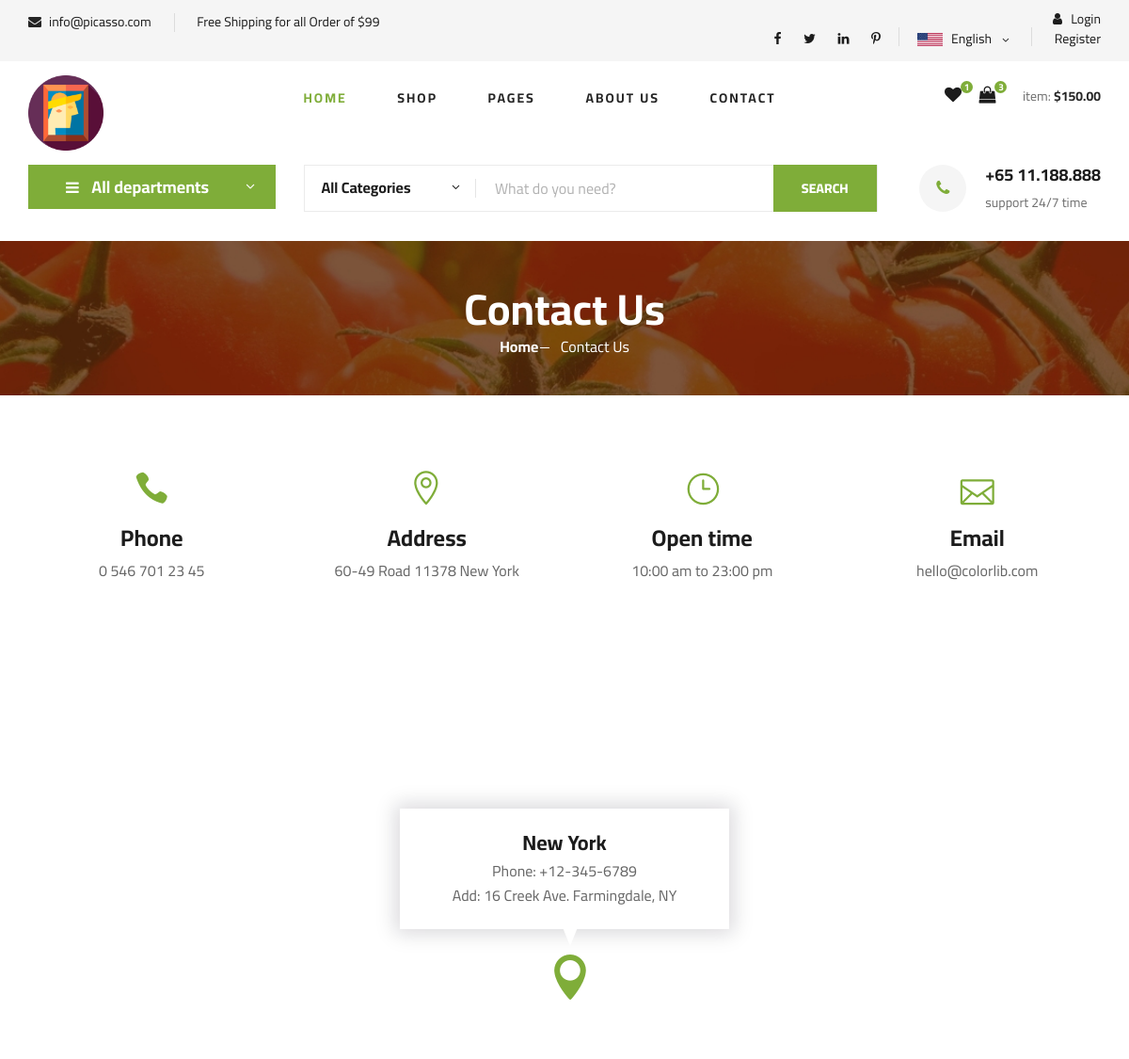
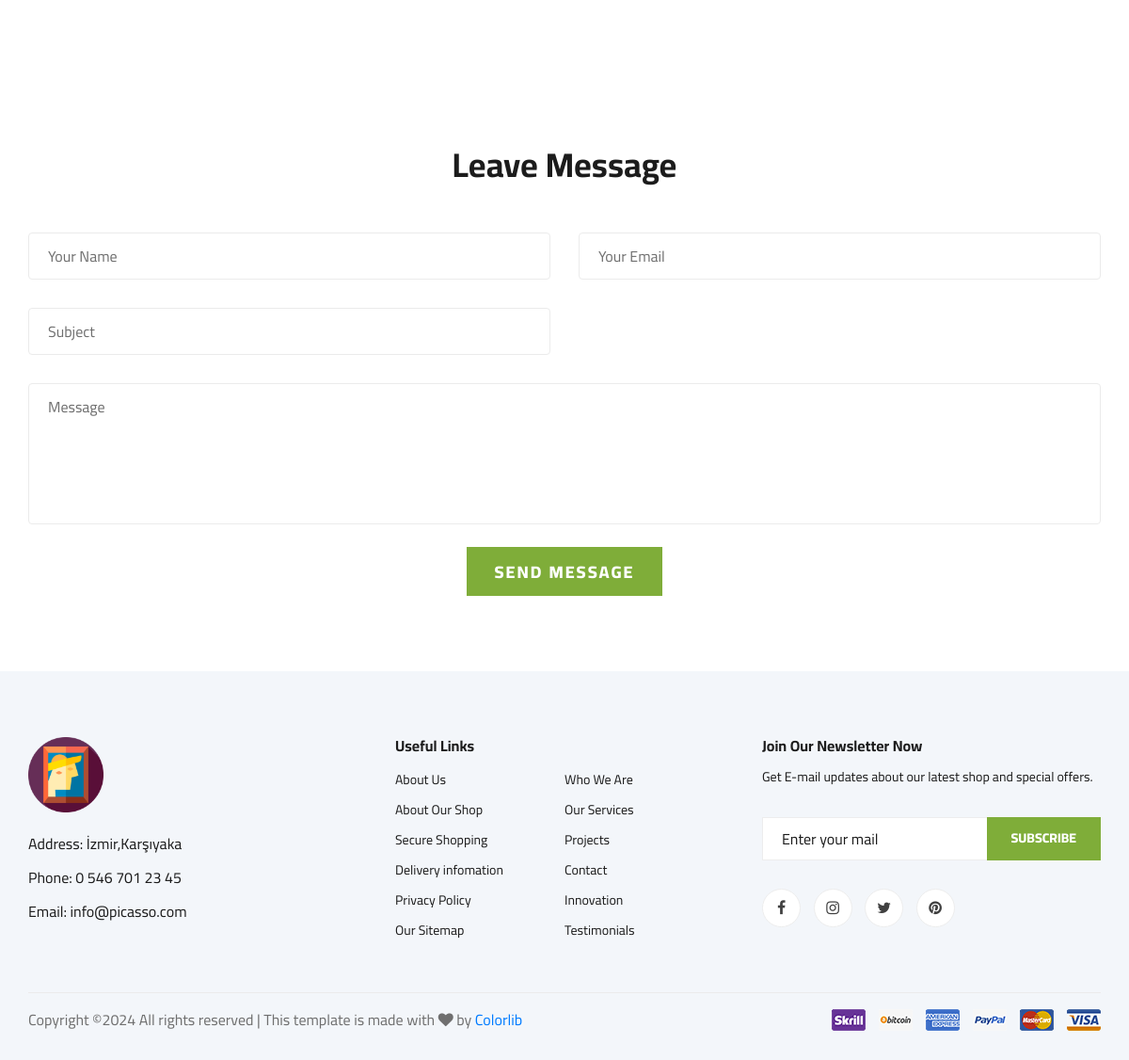
Screenshot of /iletisim with the database file from the repository (2 pictures, top to bottom).
### home/models.py (models this page shows, shortened)
class Settings(models.Model):
    STATUS = (('True', 'True'), ('False', 'False'))
    title = models.CharField(max_length=150)
    keywords = models.CharField(max_length=255)
    description = models.CharField(max_length=255)
    company = models.CharField(max_length=50)
    address = models.CharField(blank=True, max_length=100)
    phone = models.CharField(blank=True, max_length=15)
    fax = models.CharField(blank=True, max_length=15)
    email = models.CharField(blank=True, max_length=50)
    smtpserver = models.CharField(blank=True, max_length=50)
    smtpemail = models.CharField(blank=True, max_length=50)
    smtppassword = models.CharField(blank=True, max_length=10)
    smtpport = models.CharField(blank=True, max_length=5)
    icon = models.ImageField(blank=True, upload_to='images/')
    facebook = models.CharField(blank=True, max_length=50)
    instagram = models.CharField(blank=True, max_length=50)
    twitter = models.CharField(blank=True, max_length=50)
    youtube = models.CharField(blank=True, max_length=50)
    aboutus = RichTextUploadingField()
    contact = RichTextUploadingField()
    references = RichTextUploadingField()
    status = models.CharField(max_length=10, choices=STATUS)
    create_at = models.DateTimeField(auto_now_add=True)
    update_at = models.DateTimeField(auto_now=True)

### home/views.py (the view, shortened to what this page needs)
# urls.py: path('iletisim', homeviews.iletisim, name='iletisim'),
def iletisim(request):
    form = ContactForm()
    context = {"page":"Contact",
               "form": form}
    return render(request, 'iletisim.html', context)

### home/context_processors.py (called while the page is built)
def global_settings(request):
    settings = Settings.objects.get(pk=1)
    return {
        'settings': settings
    }

### product/context_processors.py (called while the page is built)
def categories(request):
    categories = Category.objects.all()
    if categories :
       return {'categories': categories}
    else:
        return dict()

### templates/iletisim.html (shortened to what this page needs)
{% extends 'home.html' %}
{% load static %}
{% block body %}
<section class="breadcrumb-section set-bg" data-setbg="{% static 'img/breadcrumb.jpg'%}">
    <div class="container">
        <div class="row">
            <div class="col-lg-12 text-center">
                <div class="breadcrumb__text">
                    <h2>Contact Us</h2>
                    <div class="breadcrumb__option">
                        <a href="{% url 'index' %}">Home</a>
                        <span>Contact Us</span>
                    </div>
                </div>
            </div>
        </div>
    </div>
</section>
<section class="contact spad">
    <div class="container">
        <div class="row">
            <div class="col-lg-3 col-md-3 col-sm-6 text-center">
                <div class="contact__widget">
                    <span class="icon_phone"></span>
                    <h4>Phone</h4>
                    <p>{{ settings.phone }}</p>
                </div>
            </div>
            <div class="col-lg-3 col-md-3 col-sm-6 text-center">
                <div class="contact__widget">
                    <span class="icon_pin_alt"></span>
                    <h4>Address</h4>
                    <p>60-49 Road 11378 New York</p>
                </div>
            </div>
            <div class="col-lg-3 col-md-3 col-sm-6 text-center">
                <div class="contact__widget">
                    <span class="icon_clock_alt"></span>
                    <h4>Open time</h4>
                    <p>10:00 am to 23:00 pm</p>
                </div>
            </div>
            <div class="col-lg-3 col-md-3 col-sm-6 text-center">
                <div class="contact__widget">
                    <span class="icon_mail_alt"></span>
                    <h4>Email</h4>
                    <p>hello@colorlib.com</p>
                </div>
            </div>
        </div>
    </div>
</section>
<div class="map">
    <div class="map-inside">
        <i class="icon_pin"></i>
        <div class="inside-widget">
            <h4>New York</h4>
            <ul>
                <li>Phone: +12-345-6789</li>
                <li>Add: 16 Creek Ave. Farmingdale, NY</li>
            </ul>
        </div>
    </div>
</div>
<div class="contact-form spad">
    <div class="container">
        <div class="row">
            <div class="col-lg-12">
                <div class="contact__form__title">
                    <h2>Leave Message</h2>
                </div>
            </div>
        </div>
        <form action="{% url 'iletisim' %}" method="POST">
            <div class="row">
                <div class="col-lg-6 col-md-6">
                    {{ form.name }}
                </div>
                <div class="col-lg-6 col-md-6">
                    {{ form.email }}
                </div>
                <div class="col-lg-6 col-md-6">
                    {{ form.subject }}
                </div>
                <div class="col-lg-12 text-center">
                    {{ form.message }}
                    <button type="submit" class="site-btn">SEND MESSAGE</button>
                </div>
            </div>
        </form>
    </div>
</div>
{% endblock %}

### templates/header.html (shortened to what this page needs)
{% load static %}
<header class="header">
    <div class="header__top">
        <div class="container">
            <div class="row">
                <div class="col-lg-6 col-md-6">
                    <div class="header__top__left">
                        <ul>
                            <li><i class="fa fa-envelope"></i>  {{settings.email}}</li>
                            <li>Free Shipping for all Order of $99</li>
                        </ul>
                    </div>
                </div>
                <div class="col-lg-6 col-md-6">
                    <div class="header__top__right">
                        <div class="header__top__right__social">
                            <a href="#"><i class="fa fa-facebook"></i></a>
                            <a href="#"><i class="fa fa-twitter"></i></a>
                            <a href="#"><i class="fa fa-linkedin"></i></a>
                            <a href="#"><i class="fa fa-pinterest-p"></i></a>
                        </div>
                        <div class="header__top__right__language">
                            <img src="{% static  'img/language.png'%}" alt="">
                            <div>English</div>
                            <span class="arrow_carrot-down"></span>
                        </div>
                        <div class="header__top__right__auth">
                            {% if user.id is not None %}
                            <a href="{% url 'user_login'%}"><i class="fa fa-user"></i> {{user.username}}</a>
                            <a href="{% url 'user_logout'%}"></i> Logout</a>
                           {% else %}
                           <a href="{% url 'user_login'%}"><i class="fa fa-user"></i> Login</a>
                           <a href="{% url 'user_register'%}"></i> Register</a>
                 </div>
                 {% endif %}
             </div>
                        </div>
                    </div>
                </div>
            </div>
    <div class="container">
        <div class="row">
            <div class="col-lg-3">
                <div class="header__logo">
                    <a href="./index.html"><img src="{% static  'img/picasso_icon.ico'%}" width="80" alt=""></a>
                </div>
            </div>
            <div class="col-lg-6">
                <nav class="header__menu">
                    <ul>
                        <li class="active"><a href="{% url 'index'%}">Home</a></li>
                        <li><a href="./shop-grid.html">Shop</a></li>
                        <li><a href="#">Pages</a>
                        </li>
                        <li><a href="{%url 'aboutus' %}">About Us</a></li>
                        <li><a href="{%url 'iletisim' %}">Contact</a></li>
                    </ul>
                </nav>
            </div>
            <div class="col-lg-3">
                <div class="header__cart">
                    <ul>
                        <li><a href="#"><i class="fa fa-heart"></i> <span>1</span></a></li>
                        <li><a href="#"><i class="fa fa-shopping-bag"></i> <span>3</span></a></li>
                    </ul>
                    <div class="header__cart__price">item: <span>$150.00</span></div>
                </div>
            </div>
        </div>
    </div>
</header>

### templates/footer.html
{% load static %}
 <footer class="footer spad">
    <div class="container">
        <div class="row">
            <div class="col-lg-3 col-md-6 col-sm-6">
                <div class="footer__about">
                    <div class="footer__about__logo">
                        <a href="{% url 'index'%}"><img src="{% static 'img/picasso_icon.ico' %}" width="80" alt=""></a>
                    </div>
                    <ul>
                        <li>Address: {{ settings.address}}</li>
                        <li>Phone: {{ settings.phone}}</li>
                        <li>Email: {{ settings.email}}</li>
                    </ul>
                </div>
            </div>
            <div class="col-lg-4 col-md-6 col-sm-6 offset-lg-1">
                <div class="footer__widget">
                    <h6>Useful Links</h6>
                    <ul>
                        <li><a href="#">About Us</a></li>
                        <li><a href="#">About Our Shop</a></li>
                        <li><a href="#">Secure Shopping</a></li>
                        <li><a href="#">Delivery infomation</a></li>
                        <li><a href="#">Privacy Policy</a></li>
                        <li><a href="#">Our Sitemap</a></li>
                    </ul>
                    <ul>
                        <li><a href="#">Who We Are</a></li>
                        <li><a href="#">Our Services</a></li>
                        <li><a href="#">Projects</a></li>
                        <li><a href="#">Contact</a></li>
                        <li><a href="#">Innovation</a></li>
                        <li><a href="#">Testimonials</a></li>
                    </ul>
                </div>
            </div>
            <div class="col-lg-4 col-md-12">
                <div class="footer__widget">
                    <h6>Join Our Newsletter Now</h6>
                    <p>Get E-mail updates about our latest shop and special offers.</p>
                    <form action="#">
                        <input type="text" placeholder="Enter your mail">
                        <button type="submit" class="site-btn">Subscribe</button>
                    </form>
                    <div class="footer__widget__social">
                        <a href="#"><i class="fa fa-facebook"></i></a>
                        <a href="#"><i class="fa fa-instagram"></i></a>
                        <a href="#"><i class="fa fa-twitter"></i></a>
                        <a href="#"><i class="fa fa-pinterest"></i></a>
                    </div>
                </div>
            </div>
        </div>
        <div class="row">
            <div class="col-lg-12">
                <div class="footer__copyright">
                    <div class="footer__copyright__text"><p>
Copyright &copy;<script>document.write(new Date().getFullYear());</script> All rights reserved | This template is made with <i class="fa fa-heart" aria-hidden="true"></i> by <a href="https://colorlib.com" target="_blank">Colorlib</a>
</p></div>
                    <div class="footer__copyright__payment"><img src="{% static  'img/payment-item.png'%}" alt=""></div>
                </div>
            </div>
        </div>
    </div>
</footer>

### rows the page displays
Settings: email "info@picasso.com", phone "0 546 701 23 45", address "İzmir,Karşıyaka"
